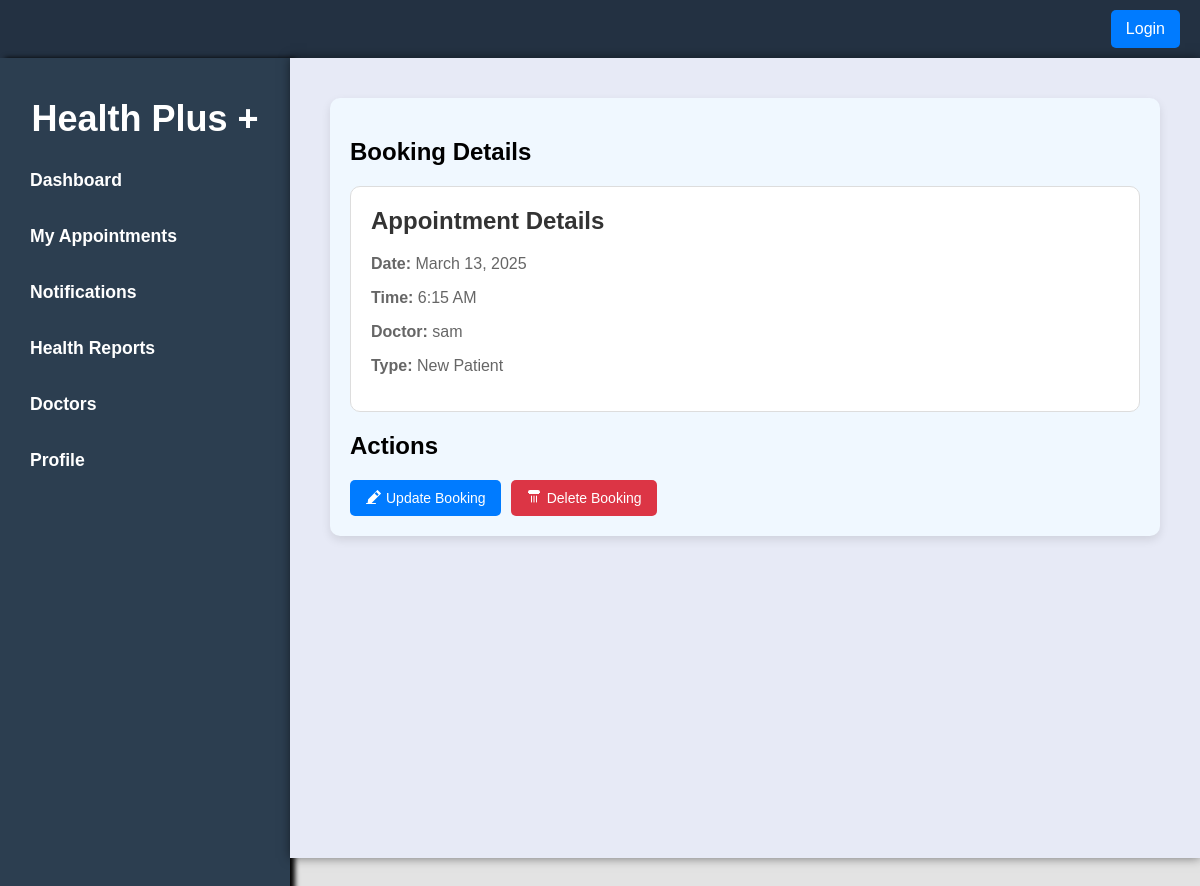
Screenshot of /appointment/5/ with the database file from the repository.
### booking/models.py (models this page shows, shortened)
class Appointment(models.Model):
    user = models.ForeignKey(User, on_delete=models.CASCADE, related_name='appointments')
    doctor = models.ForeignKey(Doctor, on_delete=models.CASCADE, related_name='appointments')
    appointment_type = models.ForeignKey(AppointmentType, on_delete=models.CASCADE)  # New field
    appointment_date = models.DateField()
    appointment_time = models.TimeField()
    status = models.CharField(max_length=20, choices=[('scheduled', 'Scheduled'), ('completed', 'Completed'), ('canceled', 'Canceled')])
    created_at = models.DateTimeField(auto_now_add=True)
    updated_at = models.DateTimeField(auto_now=True)
    class Meta:
        indexes = [
            models.Index(fields=['appointment_date']),
        ]

class Doctor(models.Model):
    user = models.OneToOneField(User, on_delete=models.CASCADE)
    specialty = models.CharField(max_length=100)
    qualifications = models.TextField()
    experience_years = models.PositiveIntegerField()
    languages_spoken = models.CharField(max_length=100, blank=True)
    rating = models.FloatField(default=0.0)
    available_days = models.CharField(max_length=100)
    available_time_start = models.TimeField()
    available_time_end = models.TimeField()

class AppointmentType(models.Model):
    name = models.CharField(max_length=100)
    duration = models.PositiveIntegerField()
    def __str__(self):
        return self.name

### booking/views.py (the view)
# urls.py: path('appointment/<pk>/', views.appointmentDetailView, name='appointments-detail'),
def appointmentDetailView(request, pk):
    booking = get_object_or_404(Appointment, pk=pk)
    context = {
        "title": "Booking Details",
        "booking": booking
    }
    return render(request, "appointment/appointment_detail.html", context)

### booking/templates/appointment/appointment_detail.html (shortened to what this page needs)
{% extends 'index.html' %}
{% block content %}
<section style='flex-basis:80%;'>
    <h1>{{ title }}</h1>
    <div class="booking-details">
        <h2>Appointment Details</h2>
        <p><strong>Date:</strong> {{ booking.appointment_date|date:"F j, Y" }}</p>
        <p><strong>Time:</strong> {{ booking.appointment_time|date:"g:i A" }}</p>
        <p><strong>Doctor:</strong> {{ booking.doctor.user.username }}</p>
        <p><strong>Type:</strong> {{ booking.appointment_type }}</p>
    </div>
    <div class="actions">
        <h2>Actions</h2>
        <div class="button-group">
            <a href="{% url 'appointment_update' booking.pk %}" class="btn btn-update">
                Update Booking
            </a>
            <form action="{% url 'appointment_delete' booking.pk %}" method="POST" style="display:inline;">
                <button type="submit" class="btn btn-cancel">
                    Delete Booking
                </button>
            </form>
        </div>
    </div>
</section>
{% endblock %}

### booking/static/css/style.css (style rules this page uses)
body { margin: 0; padding: 0; background-color: #e3e3e3; font-family: 'Arial', sans-serif; width: 100%; position:fixed; }

### booking/templates/index.html (style rules this page uses)
p { color: #666; font-size: 16px; }

### booking/templates/appointment/appointment_detail.html (style rules this page uses)
section { background-color: #f0f8ff; padding: 20px; border-radius: 10px; box-shadow: 0 4px 10px rgba(0, 0, 0, 0.1); }
.booking-details { background-color: #ffffff; padding: 20px; border: 1px solid #ddd; border-radius: 10px; margin-bottom: 20px; }
.booking-details h2 { margin-top: 0; color: #333; }
.actions { margin-top: 20px; }
.button-group { display: flex; gap: 10px; }
.btn { padding: 10px 15px; text-decoration: none; color: white; border: none; border-radius: 5px; cursor: pointer; display: flex; align-items: center; font-size: 14px; transition: background-color 0.3s, transform 0.2s; }
.btn-update { background-color: #007bff; }
.btn-cancel { background-color: #dc3545; }
.btn svg { margin-right: 5px; fill: white; }

### rows the page displays
Appointment: appointment_date "March 13, 2025", appointment_time "6:15 AM", doctor.user.username "sam", appointment_type "New Patient"

### other values shown
{{ title }} "Booking Details"
